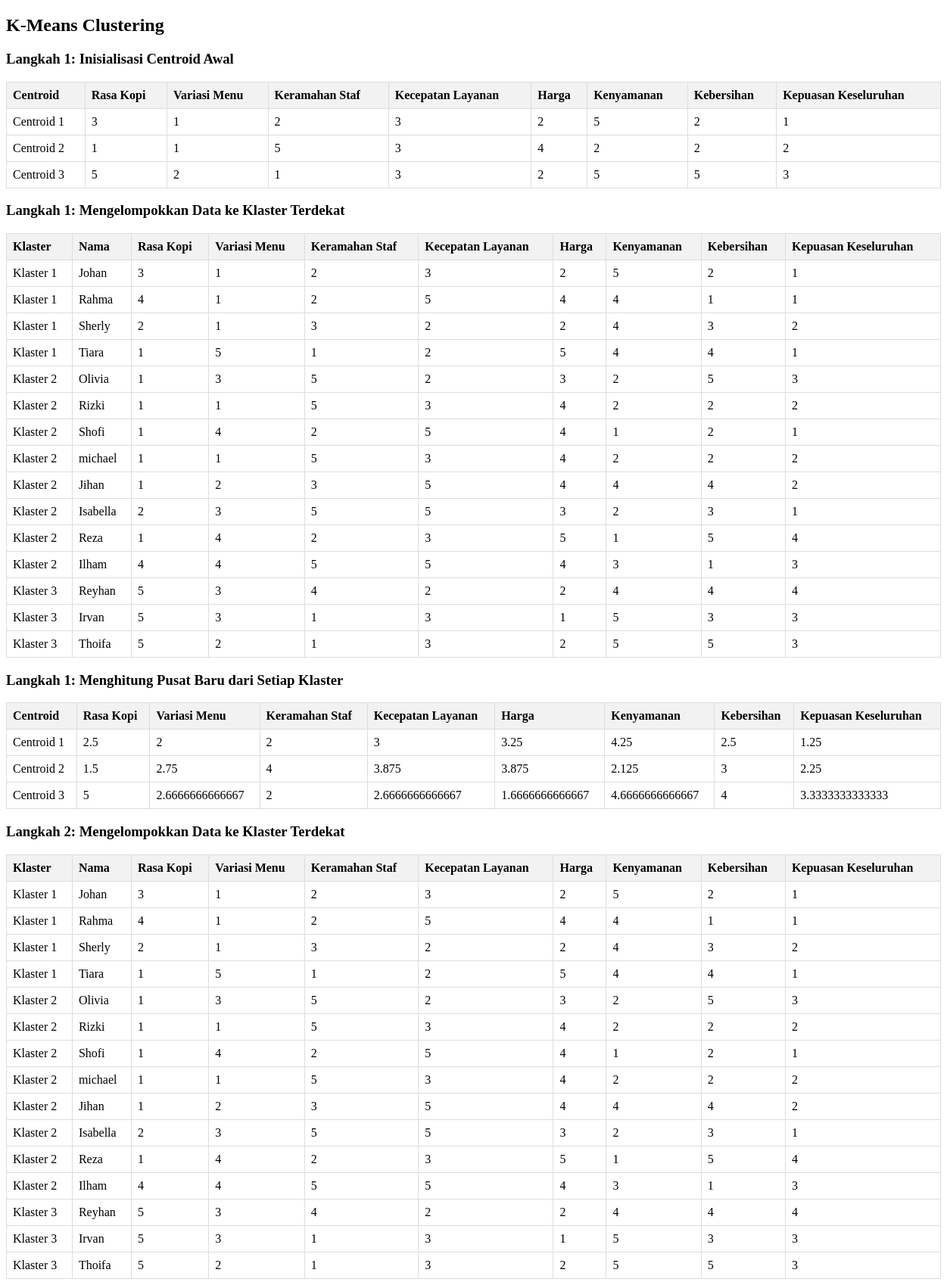
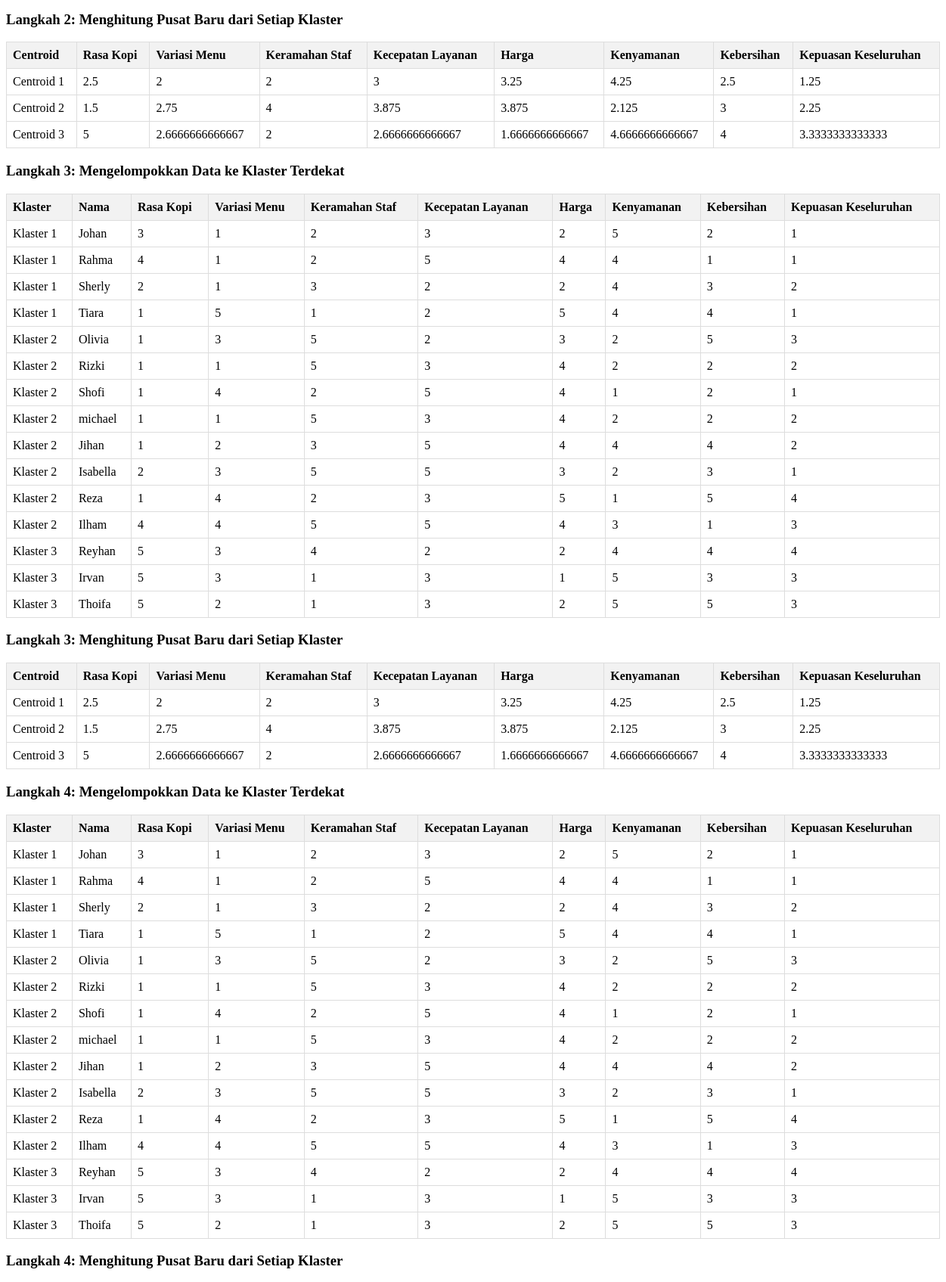
Page /hitung.php (upper part) on the committed database (2 pictures, top to bottom).
### tables this page shows
CREATE TABLE `kuesioner` (
  `id` int(11) NOT NULL,
  `nama` varchar(255) NOT NULL,
  `usia` int(11) NOT NULL,
  `jenis_kelamin` varchar(10) NOT NULL,
  `rasa_kopi` int(11) NOT NULL,
  `variasi_menu` int(11) NOT NULL,
  `keramahan_staf` int(11) NOT NULL,
  `kecepatan_layanan` int(11) NOT NULL,
  `harga` int(11) NOT NULL,
  `kenyamanan` int(11) NOT NULL,
  `kebersihan` int(11) NOT NULL,
  `kepuasan_keseluruhan` int(11) NOT NULL
);

### hitung.php (the view, shortened to what this page needs)
<!DOCTYPE html>
<html>
<head>
</head>
<body>
    <h2>K-Means Clustering</h2>
    <?php
    function euclideanDistance($point1, $point2) {
        $sum = 0;
        for ($i = 0; $i < count($point1); $i++) {
            $sum += pow(floatval($point1[$i]) - floatval($point2[$i]), 2);
        }
        return sqrt($sum);
    }
    function assignToClusters($data, $centroids) {
        $clusters = array_fill(0, count($centroids), array());
        foreach ($data as $point) {
            $minDistance = PHP_INT_MAX;
            $clusterIndex = null;
            foreach ($centroids as $index => $centroid) {
                $distance = euclideanDistance(array_slice($point, 1), array_slice($centroid, 1));
                if ($distance < $minDistance) {
                    $minDistance = $distance;
                    $clusterIndex = $index;
                }
            }
            $clusters[$clusterIndex][] = $point;
        }
        return $clusters;
    }
    function updateCentroids($clusters) {
        $centroids = array();
        foreach ($clusters as $cluster) {
            $dimension = count($cluster[0]);
            $centroid = array_fill(0, $dimension, 0);
            $count = count($cluster);
            foreach ($cluster as $point) {
                for ($i = 1; $i < $dimension; $i++) {
                    $centroid[$i] += floatval($point[$i]);
                }
            }
            for ($i = 1; $i < $dimension; $i++) {
                $centroid[$i] /= $count;
            }
            $centroids[] = $centroid;
        }
        return $centroids;
    }
    $servername = "localhost";
    $username = "root";
    $password = "";
    $dbname = "pkl";
    $conn = new mysqli($servername, $username, $password, $dbname);
    $sql = "SELECT nama, rasa_kopi, variasi_menu, keramahan_staf, kecepatan_layanan, harga, kenyamanan, kebersihan, kepuasan_keseluruhan FROM kuesioner";
    $result = $conn->query($sql);
    $data = array();
    if ($result->num_rows > 0) {
        while ($row = $result->fetch_assoc()) {
            $data[] = array_values($row);
        }
    }
    function initializeCentroids($data) {
        $centroids = array();
        $centroids[] = $data[1];
        $centroids[] = $data[4];
        $centroids[] = $data[14];
        return $centroids;
    }
    $centroids = initializeCentroids($data);
    echo "<h3>Langkah 1: Inisialisasi Centroid Awal</h3>";
    echo "<table>";
    echo "<tr><th>Centroid</th><th>Rasa Kopi</th><th>Variasi Menu</th><th>Keramahan Staf</th><th>Kecepatan Layanan</th><th>Harga</th><th>Kenyamanan</th><th>Kebersihan</th><th>Kepuasan Keseluruhan</th></tr>";
    foreach ($centroids as $index => $centroid) {
        echo "<tr><td>Centroid " . ($index + 1) . "</td><td>" . $centroid[1] . "</td><td>" . $centroid[2] . "</td><td>" . $centroid[3] . "</td><td>" . $centroid[4] . "</td><td>" . $centroid[5] . "</td><td>" . $centroid[6] . "</td><td>" . $centroid[7] . "</td><td>" . $centroid[8] . "</td></tr>";
    }
    echo "</table>";
    for ($iteration = 1; $iteration <= 5; $iteration++) {
        $clusters = assignToClusters($data, $centroids);
        echo "<h3>Langkah $iteration: Mengelompokkan Data ke Klaster Terdekat</h3>";
        echo "<table>";
        echo "<tr><th>Klaster</th><th>Nama</th><th>Rasa Kopi</th><th>Variasi Menu</th><th>Keramahan Staf</th><th>Kecepatan Layanan</th><th>Harga</th><th>Kenyamanan</th><th>Kebersihan</th><th>Kepuasan Keseluruhan</th></tr>";
        foreach ($clusters as $index => $cluster) {
            foreach ($cluster as $point) {
                echo "<tr><td>Klaster " . ($index + 1) . "</td><td>" . $point[0] . "</td><td>" . $point[1] . "</td><td>" . $point[2] . "</td><td>" . $point[3] . "</td><td>" . $point[4] . "</td><td>" . $point[5] . "</td><td>" . $point[6] . "</td><td>" . $point[7] . "</td><td>" . $point[8] . "</td></tr>";
            }
        }
        echo "</table>";
        $centroids = updateCentroids($clusters);
        echo "<h3>Langkah $iteration: Menghitung Pusat Baru dari Setiap Klaster</h3>";
        echo "<table>";
        echo "<tr><th>Centroid</th><th>Rasa Kopi</th><th>Variasi Menu</th><th>Keramahan Staf</th><th>Kecepatan Layanan</th><th>Harga</th><th>Kenyamanan</th><th>Kebersihan</th><th>Kepuasan Keseluruhan</th></tr>";
        foreach ($centroids as $index => $centroid) {
            echo "<tr><td>Centroid " . ($index + 1) . "</td><td>" . $centroid[1] . "</td><td>" . $centroid[2] . "</td><td>" . $centroid[3] . "</td><td>" . $centroid[4] . "</td><td>" . $centroid[5] . "</td><td>" . $centroid[6] . "</td><td>" . $centroid[7] . "</td><td>" . $centroid[8] . "</td></tr>";
        }
        echo "</table>";
    }
    ?>
    <br>
</body>
</html>

### hitung.php (style rules this page uses)
table { border-collapse: collapse; width: 100%; }
th, td { border: 1px solid #dddddd; text-align: left; padding: 8px; }
th { background-color: #f2f2f2; }

### rows in the picture
kuesioner: rasa_kopi "3", variasi_menu "1", keramahan_staf "2", kecepatan_layanan "3", harga "2", kenyamanan "5", kebersihan "2", kepuasan_keseluruhan "1", nama "Johan"
kuesioner: rasa_kopi "1", variasi_menu "1", keramahan_staf "5", kecepatan_layanan "3", harga "4", kenyamanan "2", kebersihan "2", kepuasan_keseluruhan "2", nama "Rizki"
kuesioner: rasa_kopi "5", variasi_menu "2", keramahan_staf "1", kecepatan_layanan "3", harga "2", kenyamanan "5", kebersihan "5", kepuasan_keseluruhan "3", nama "Thoifa"
kuesioner: nama "Rahma", rasa_kopi "4", variasi_menu "1", keramahan_staf "2", kecepatan_layanan "5", harga "4", kenyamanan "4", kebersihan "1", kepuasan_keseluruhan "1"
kuesioner: nama "Sherly", rasa_kopi "2", variasi_menu "1", keramahan_staf "3", kecepatan_layanan "2", harga "2", kenyamanan "4", kebersihan "3", kepuasan_keseluruhan "2"
kuesioner: nama "Tiara", rasa_kopi "1", variasi_menu "5", keramahan_staf "1", kecepatan_layanan "2", harga "5", kenyamanan "4", kebersihan "4", kepuasan_keseluruhan "1"
kuesioner: nama "Olivia", rasa_kopi "1", variasi_menu "3", keramahan_staf "5", kecepatan_layanan "2", harga "3", kenyamanan "2", kebersihan "5", kepuasan_keseluruhan "3"
kuesioner: nama "Shofi", rasa_kopi "1", variasi_menu "4", keramahan_staf "2", kecepatan_layanan "5", harga "4", kenyamanan "1", kebersihan "2", kepuasan_keseluruhan "1"
kuesioner: nama "michael", rasa_kopi "1", variasi_menu "1", keramahan_staf "5", kecepatan_layanan "3", harga "4", kenyamanan "2", kebersihan "2", kepuasan_keseluruhan "2"
kuesioner: nama "Jihan", rasa_kopi "1", variasi_menu "2", keramahan_staf "3", kecepatan_layanan "5", harga "4", kenyamanan "4", kebersihan "4", kepuasan_keseluruhan "2"
kuesioner: nama "Isabella", rasa_kopi "2", variasi_menu "3", keramahan_staf "5", kecepatan_layanan "5", harga "3", kenyamanan "2", kebersihan "3", kepuasan_keseluruhan "1"
kuesioner: nama "Reza", rasa_kopi "1", variasi_menu "4", keramahan_staf "2", kecepatan_layanan "3", harga "5", kenyamanan "1", kebersihan "5", kepuasan_keseluruhan "4"
kuesioner: nama "Ilham", rasa_kopi "4", variasi_menu "4", keramahan_staf "5", kecepatan_layanan "5", harga "4", kenyamanan "3", kebersihan "1", kepuasan_keseluruhan "3"
kuesioner: nama "Reyhan", rasa_kopi "5", variasi_menu "3", keramahan_staf "4", kecepatan_layanan "2", harga "2", kenyamanan "4", kebersihan "4", kepuasan_keseluruhan "4"
kuesioner: nama "Irvan", rasa_kopi "5", variasi_menu "3", keramahan_staf "1", kecepatan_layanan "3", harga "1", kenyamanan "5", kebersihan "3", kepuasan_keseluruhan "3"

### other values in the picture
$centroid[1] "2.5"
$centroid[2] "2"
$centroid[3] "2"
$centroid[4] "3"
$centroid[5] "3.25"
$centroid[6] "4.25"
$centroid[7] "2.5"
$centroid[8] "1.25"
$centroid[1] "1.5"
$centroid[2] "2.75"
$centroid[3] "4"
$centroid[4] "3.875"
$centroid[5] "3.875"
$centroid[6] "2.125"
$centroid[7] "3"
